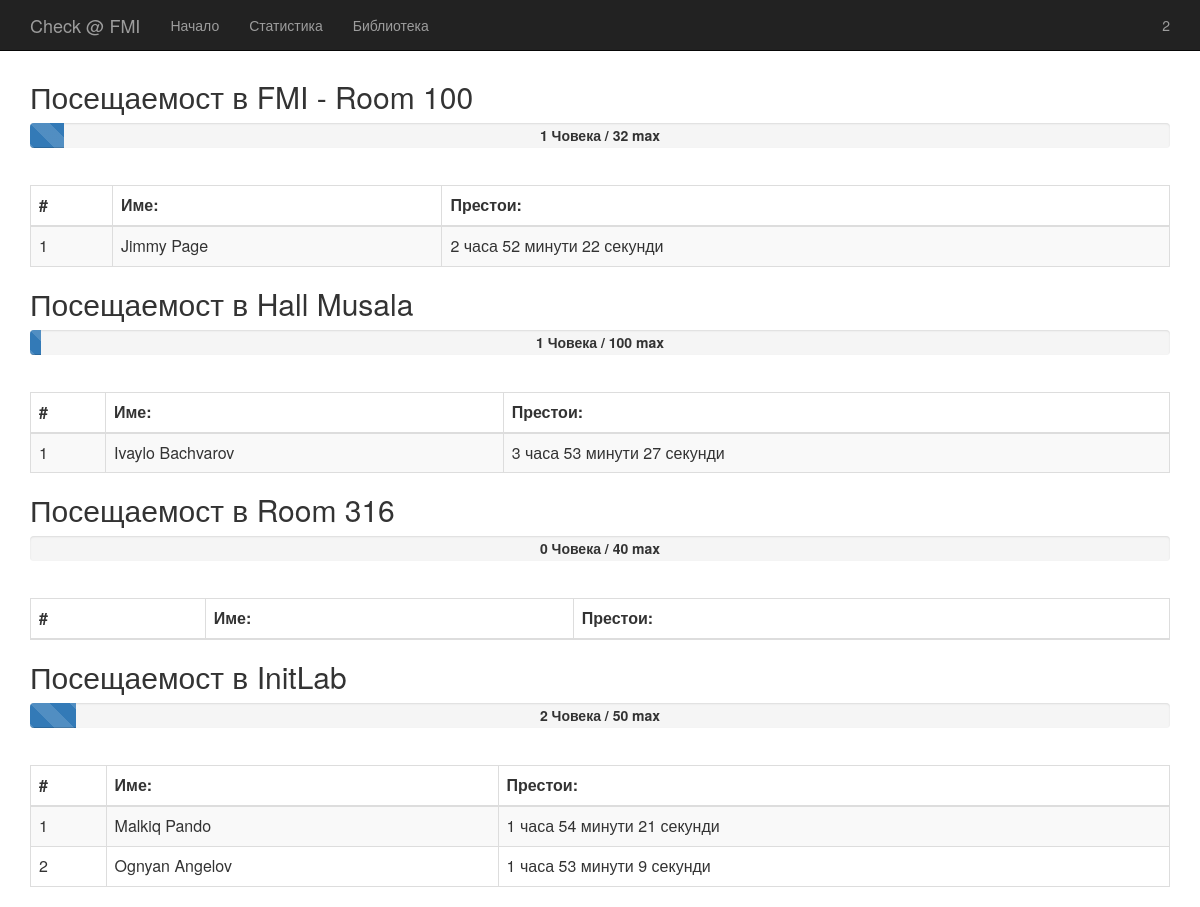
Screenshot of / (signed in) with the database file from the repository.
### places/models.py (models this page shows)
class Place(models.Model):
    name = models.CharField(max_length=63, null=True)
    capacity = models.IntegerField(null=True, blank=True)
    def __unicode__(self):
        return self.name

### website/views.py (the view)
def index(request):
    now = datetime.now()
    places = Place.objects.all()
    all_places = []
    for place in places:
        checkins_inside = Checkin.objects.filter(place = place, active = True)
        all_users = []
        for checkin in checkins_inside:
            print checkin.checkin_time
            all_users += [{'first_name': checkin.user.first_name, 'last_name': checkin.user.last_name,
                            'active_time': days_hours_minutes(now-checkin.checkin_time)}]
            print (now-checkin.checkin_time)
        all_places += [[place, place.capacity, len(all_users), all_users]]
    print all_places
    return render_to_response('index.html',
            {
                "places" : all_places,
            },
            context_instance=RequestContext(request))

### website/views.py (called while the page is built)
def days_hours_minutes(td):
    return td.seconds // 3600, (td.seconds // 60) % 60, td.seconds % 60

### templates/index.html
{% extends "base.html" %}
  {% block content %}
    {% for place in places %}
      <h2>Посещаемост в {{ place.0.name }}</h2>
      <div class="progress progress-striped active">
          <div class="progress-bar" role="progressbar" aria-valuenow="45" aria-valuemin="0" aria-valuemax="100" style="width: {% widthratio place.2 place.1 100 %}%;">
          </div>
      </div>
      <div id="active-people">{{ place.2 }} Човека / {{ place.1 }} max</div>
      <table class="table table-striped table-bordered" style="border-radius: 20px">
          <thead>
              <tr>
                  <th>#</th>
                  <th>Име:</th>
                  <th>Престои:</th>
              </tr>
          </thead>
          <tbody>
              {% for user in place.3 %}
              <tr>
                  <td>{{ forloop.counter }}</td>
                  <td>{{ user.first_name }} {{ user.last_name }}</td>
                  <td>{{ user.active_time.0 }} часа {{ user.active_time.1 }} минути {{ user.active_time.2 }} секунди</td>
              </tr>
              {% endfor %}
          </tbody>
      </table>
  {% endfor %}
{% endblock %}

### templates/base.html (shortened to what this page needs)
<DOCTYPE html>
<html lang="en">
  <head>
    <link href="//netdna.bootstrapcdn.com/bootstrap/3.0.0/css/bootstrap.min.css" rel="stylesheet">
    <link href="/static/roomsStatus.css" rel="stylesheet">
  </head>
  <body>
    <div class="navbar navbar-inverse navbar-fixed-top">
      <div class="container">
        <div class="navbar-header">
          <a class="navbar-brand" href="#">Check @ FMI</a>
        </div>
        <div class="navbar-collapse collapse">
          <ul class="nav navbar-nav">
            <li><a href="/">Начало</a></li>
            <li><a href="/statistics/">Статистика</a></li>
            <li><a href="/library/">Библиотека</a></li>
          </ul>
          <ul class="nav navbar-nav navbar-right">
          {% if user.is_authenticated %}
            <li class="dropdown ">
              <a href="#" class="dropdown-toggle" data-toggle="dropdown"> {{ user.username }}</a>
            </li>
          {% else %}
            <li><a href="/login/">Вход</a></li>
          {% endif %}
          </ul>
        </div>
      </div>
    </div>
    <div class="container">
    {% block content %}{% endblock %}
    </div>
  </body>
</html>

### static/roomsStatus.css (style rules this page uses)
body { padding-top: 60px; }
#active-people { margin: auto; text-align: center; margin-top: -43px; font-weight: bold; margin-bottom: 40px; }
.progress { height: 25px; }

### rows the page displays
Place: name "FMI - Room 100", id "1", capacity "32", active_time.0 "2", active_time.1 "52", active_time.2 "22"
Place: name "Hall Musala", place "1", capacity "100", active_time.0 "3", active_time.1 "53", active_time.2 "27"
Place: name "Room 316", place "0", capacity "40"
Place: name "InitLab", place "2", capacity "50", active_time.0 "1" "1", active_time.1 "54" "53", active_time.2 "21" "9"

### other values shown
{{ user.username }} "2"
{{ user.first_name }} "Jimmy" "Ivaylo" "Malkiq" "Ognyan"
{{ user.last_name }} "Page" "Bachvarov" "Pando" "Angelov"
